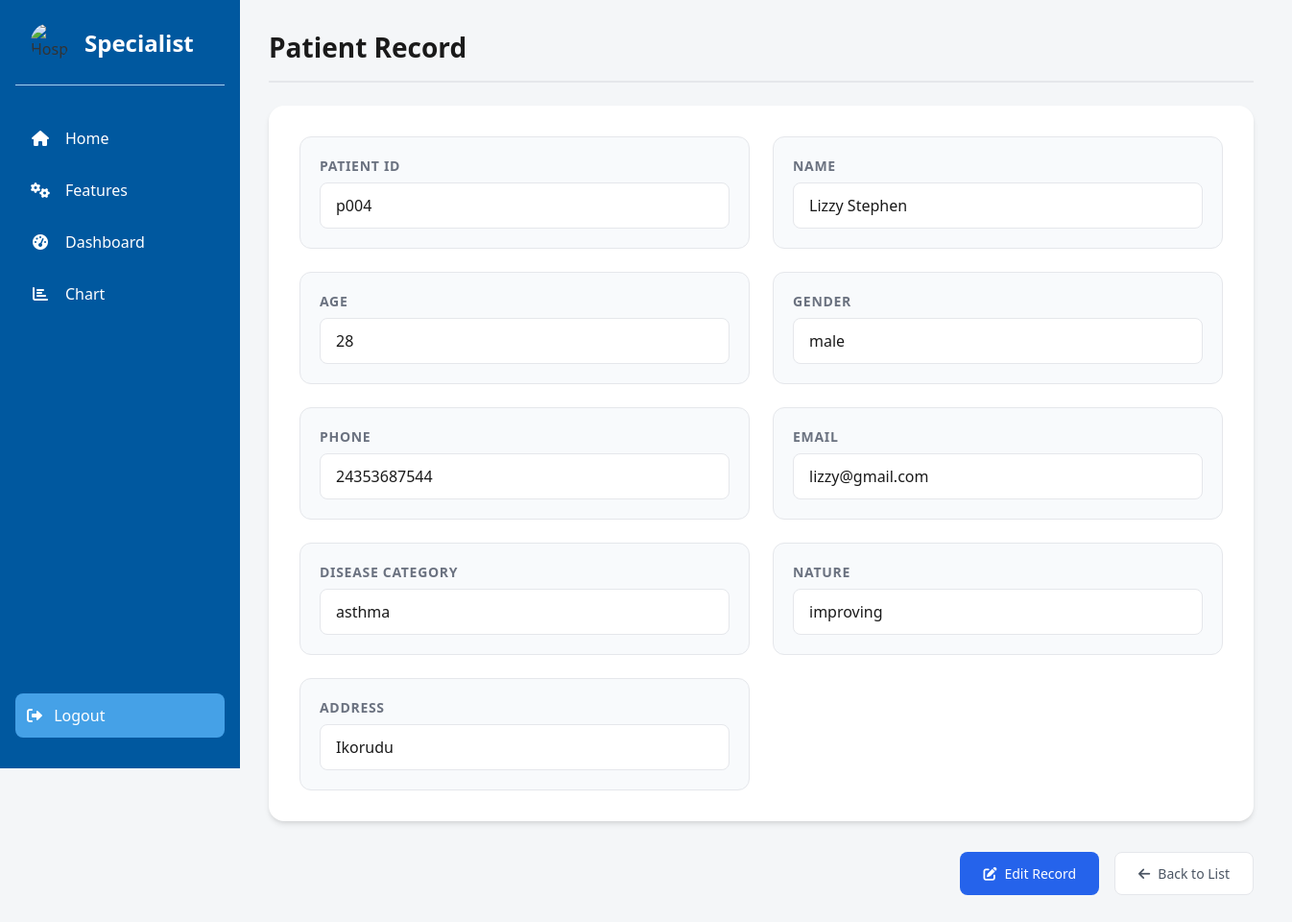
Page /read/7/ (signed in) on the committed database.
### CRM/models.py (models this page shows, shortened)
class Patient(models.Model):
    GENDER_CHOICES = [
        ('male', 'Male'),
        ('female', 'Female'),
        ('other', 'Other'),
    ]
    DISEASE_CATEGORY_CHOICES = [
        ('hypertension', 'Hypertension'),
        ('diabetes', 'Diabetes'),
        ('asthma', 'Asthma'),
        ('arthritis', 'Arthritis'),
        ('other', 'Other'),
    ]
    NATURE_CHOICES = [
        ('better', 'Better'),
        ('improving', 'Improving'),
        ('worsen', 'Worsen'),
    ]
    patient_id = models.CharField(max_length=50, unique=True)
    name = models.CharField(max_length=100)
    age = models.PositiveIntegerField()
    gender = models.CharField(max_length=10, choices=GENDER_CHOICES)
    phone = models.CharField(max_length=15)
    email = models.EmailField(unique=True)
    disease_category = models.CharField(max_length=20, choices=DISEASE_CATEGORY_CHOICES)
    nature = models.CharField(max_length=10, choices=NATURE_CHOICES)
    address = models.TextField()

### CRM/views.py (the view)
# urls.py: path('read/<int:pk>/', views.read, name='read'),
@login_required
def read(request, pk):
    patient= get_object_or_404(Patient, id=pk)
    return render(request, 'read.html', {'patient': patient})

### templates/read.html (shortened to what this page needs)
{% load static %}
<!DOCTYPE html>
<html lang="en">
<head>
    <link rel="stylesheet" href="{% static 'styles.css' %}">
    <link rel="stylesheet" href="https://cdnjs.cloudflare.com/ajax/libs/font-awesome/6.0.0-beta3/css/all.min.css">
</head>
<body>
    <aside class="sidebar" id="sidebar">
        <div class="logo-container">
            <img src="https://i.pinimg.com/736x/34/14/03/341403d15bcffea3bb9c9ab1424e8420.jpg" alt="Hospital Logo">
            <span>Specialist</span>
        </div>
        <ul class="nav-menu">
            <li class="nav-item">
                <a href="{% url 'index' %}" class="nav-link">
                    <i class="fas fa-home"></i>
                    <span>Home</span>
                </a>
            </li>
            <li class="nav-item">
                <a href="{% url 'features' %}" class="nav-link">
                    <i class="fas fa-cogs"></i>
                    <span>Features</span>
                </a>
            </li>
            {% if user.is_authenticated %}
                <li class="nav-item">
                    <a href="{% url 'dashboard' %}" class="nav-link">
                        <i class="fas fa-tachometer-alt"></i>
                        <span>Dashboard</span>
                    </a>
                </li>
                <li class="nav-item">
                    <a href="{% url 'chart' %}" class="nav-link">
                        <i class="fas fa-chart-bar"></i>
                        <span>Chart</span>
                    </a>
                </li>
            {% endif %}
        </ul>
        {% if user.is_authenticated %}
            <a href="{% url 'logout' %}" class="logout-btn">
                <i class="fas fa-sign-out-alt"></i> Logout
            </a>
        {% else %}
            <a href="{% url 'login' %}" class="logout-btn">
                <i class="fas fa-sign-in-alt"></i> Login
            </a>
        {% endif %}
    </aside>
    <div class="container">
        <h1 class="title">Patient Record</h1>
        <div class="patient-details">
            <div class="detail">
                <label>Patient ID</label>
                <span id="patientId">{{ patient.patient_id }}</span>
            </div>
            <div class="detail">
                <label>Name</label>
                <span id="name">{{ patient.name }}</span>
            </div>
            <div class="detail">
                <label>Age</label>
                <span id="age">{{ patient.age }}</span>
            </div>
            <div class="detail">
                <label>Gender</label>
                <span id="gender">{{ patient.gender }}</span>
            </div>
            <div class="detail">
                <label>Phone</label>
                <span id="phone">{{ patient.phone }}</span>
            </div>
            <div class="detail">
                <label>Email</label>
                <span id="email">{{ patient.email }}</span>
            </div>
            <div class="detail">
                <label>Disease Category</label>
                <span id="diseaseCategory">{{ patient.disease_category }}</span>
            </div>
            <div class="detail">
                <label>Nature</label>
                <span id="nature">{{ patient.nature }}</span>
            </div>
            <div class="detail">
                <label>Address</label>
                <span id="address">{{ patient.address }}</span>
            </div>
        </div>
        <div class="title-actions">
            <a href="{% url 'update' patient.id %}" class="action-link update-link">
                <i class="fas fa-edit"></i>
                <span>Edit Record</span>
            </a>
            <a href="{% url 'dashboard' %}" class="action-link cancel-link">
                <i class="fas fa-arrow-left"></i>
                <span>Back to List</span>
            </a>
        </div>
    </div>
    </body>
    </html>

### static/styles.css (style rules this page uses)
:root { --primary-color: #00589f; --secondary-color: #45A1E7; --light-color: #A8CFF1; --accent-color: #B9A6DC; --text-color: #ffffff; --hover-color: #033b6a; --gray-bg: #f4f6f8; --shadow: 0 2px 4px rgba(0, 0, 0, 0.1); }
* { margin: 0; padding: 0; box-sizing: border-box; text-decoration: none; }
body { font-family: 'Segoe UI', Tahoma, Geneva, Verdana, sans-serif; color: #333; min-height: 100vh; display: grid; grid-template-columns: auto 1fr; background-color: var(--gray-bg); }
.sidebar { background-color: var(--primary-color); width: 250px; padding: 1.5rem 1rem; height: 100vh; position: fixed; transition: transform 0.3s ease; }
.logo-container { display: flex; align-items: center; gap: 1rem; padding: 0 1rem 1.5rem; border-bottom: 1px solid var(--light-color); }
.logo-container img { width: 40px; height: 40px; border-radius: 50%; }
.logo-container span { color: var(--text-color); font-size: 1.5rem; font-weight: bold; }
.nav-menu { margin-top: 2rem; list-style: none; }
.nav-item { margin-bottom: 0.5rem; }
.nav-link { display: flex; align-items: center; padding: 0.75rem 1rem; color: var(--text-color); text-decoration: none; border-radius: 8px; transition: all 0.3s ease; }
.nav-link i { margin-right: 1rem; width: 20px; text-align: center; }
.logout-btn, .btn-signup { background-color: var(--secondary-color); color: var(--text-color); padding: 0.75rem 1.5rem; border: none; border-radius: 8px; cursor: pointer; font-size: 1rem; transition: background-color 0.3s; }
.btn-signup i, .logout-btn i { margin-right: 0.5rem; }
.logout-btn { position: absolute; bottom: 2rem; left: 1rem; right: 1rem; padding: 0.75rem; background-color: var(--secondary-color); color: var(--text-color); border: none; border-radius: 8px; cursor: pointer; transition: background-color 0.3s; }
.container { margin-left: 250px; padding: 30px; width:150%; }
.title { font-size: 1.75rem; color: #1a1a1a; margin-bottom: 1.5rem; font-weight: 600; display: flex; justify-content: space-between; align-items: center; padding-bottom: 1rem; border-bottom: 2px solid #e5e7eb; }
.patient-details { background-color: white; padding: 2rem; border-radius: 1rem; box-shadow: 0 4px 6px -1px rgba(0, 0, 0, 0.1), 0 2px 4px -1px rgba(0, 0, 0, 0.06); display: grid; grid-template-columns: repeat(auto-fit, minmax(350px, 1fr)); gap: 1.5rem; margin-bottom: 2rem; }
.detail { background-color: #f8fafc; padding: 1.25rem; border-radius: 0.75rem; border: 1px solid #e5e7eb; transition: all 0.3s ease; }
.detail label { font-size: 0.875rem; color: #6b7280; font-weight: 600; text-transform: uppercase; letter-spacing: 0.05em; margin-bottom: 0.5rem; display: block; }
.detail span { font-size: 1rem; color: #1a1a1a; display: block; font-weight: 500; background-color: white; padding: 0.75rem 1rem; border-radius: 0.5rem; border: 1px solid #e5e7eb; min-height: 2.75rem; }
.title-actions { display: flex; gap: 1rem; margin-top: 1.5rem; justify-content: flex-end; }
.action-link { padding: 0.75rem 1.5rem; border-radius: 0.5rem; cursor: pointer; display: flex; align-items: center; gap: 0.5rem; text-decoration: none; font-weight: 500; font-size: 0.875rem; transition: all 0.3s ease; }
.update-link { background-color: #2563eb; color: white; }
.cancel-link { background-color: #ffffff; color: #4b5563; border: 1px solid #e5e7eb; }

### rows in the picture
Patient: patient_id "p004", name "Lizzy Stephen", age "28", gender "male", phone "24353687544", email "lizzy@gmail.com", disease_category "asthma", nature "improving", address "Ikorudu"
